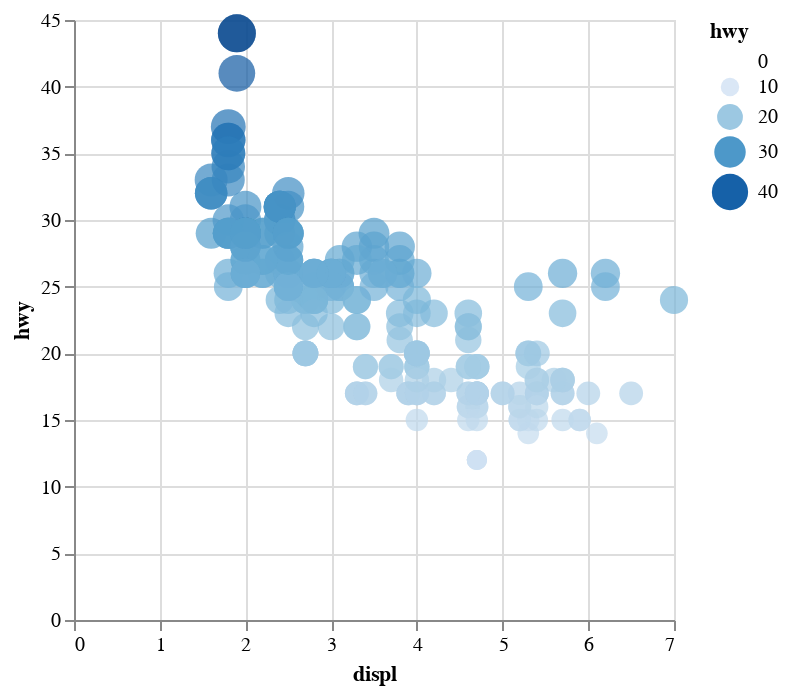

Notebook cell for this chart:
### Code cell
scatter_plot = alt.Chart(cars).mark_circle().encode(
    x = 'displ',
    y = 'hwy',
    color = 'hwy',
    size = 'hwy'
)

scatter_plot.show()

### Figure 1 — Vega-Lite specification as saved in the notebook (floating-point values rounded to 4 significant figures; data arrays with more than 128 entries replaced by an {"elided": "..."} marker saying what was removed)
{"config": {"view": {"continuousWidth": 300, "continuousHeight": 300}}, "data": {"name": "data-f2e5fc48d166660362d2eb88eb59dc11"}, "mark": {"type": "circle"}, "encoding": {"color": {"field": "hwy", "type": "quantitative"}, "size": {"field": "hwy", "type": "quantitative"}, "x": {"field": "displ", "type": "quantitative"}, "y": {"field": "hwy", "type": "quantitative"}}, "$schema": "https://vega.github.io/schema/vega-lite/v6.1.0.json", "datasets": {"data-f2e5fc48d166660362d2eb88eb59dc11": {"elided": "234 records"}}}
